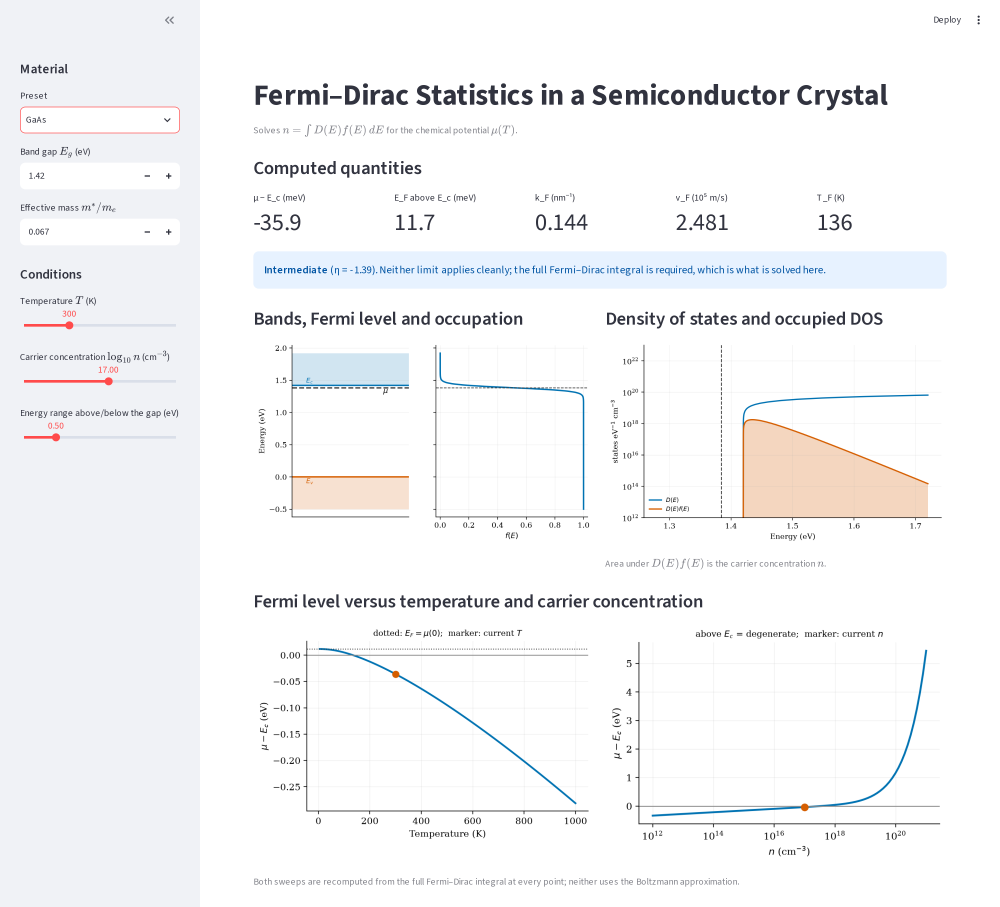
#> input picture question_5/figures/ui_gaas.png, 3000 x 2720 px (shown at 1/3 size)
$ python -i _shots.py   (imports and definitions only)
#> lines starting #> are read from the running program, lines starting #| are printed output that depends on the picture
"""Captures interface screenshots for the report. Needs the app running."""

import sys
import time

from playwright.sync_api import sync_playwright

URL = sys.argv[1] if len(sys.argv) > 1 else "http://localhost:8520"
OUT = "figures"

# (filename, preset label shown in the sidebar select)
SHOTS = [
    ("ui_gaas.png", "GaAs"),
    ("ui_si.png", "Si"),
    ("ui_ge.png", "Ge"),
]


def trim(path, sidebar_frac=0.25):
    """Crop the blank band below the content.

    The bbox is taken from the main panel only: the sidebar is a full-height
    grey block, so including it would always report the full image height.
    """
#> called with path = 'figures/ui_gaas.png', sidebar_frac = 0.25
    from PIL import Image, ImageChops
    im = Image.open(path).convert("RGB")
#> im is the input picture: PIL image 3000x2720 RGB; mean R, G, B 245.8, 246.2, 247.3
    x0 = int(im.width * sidebar_frac)
#> x0 = 750
    main = im.crop((x0, 0, im.width, im.height))
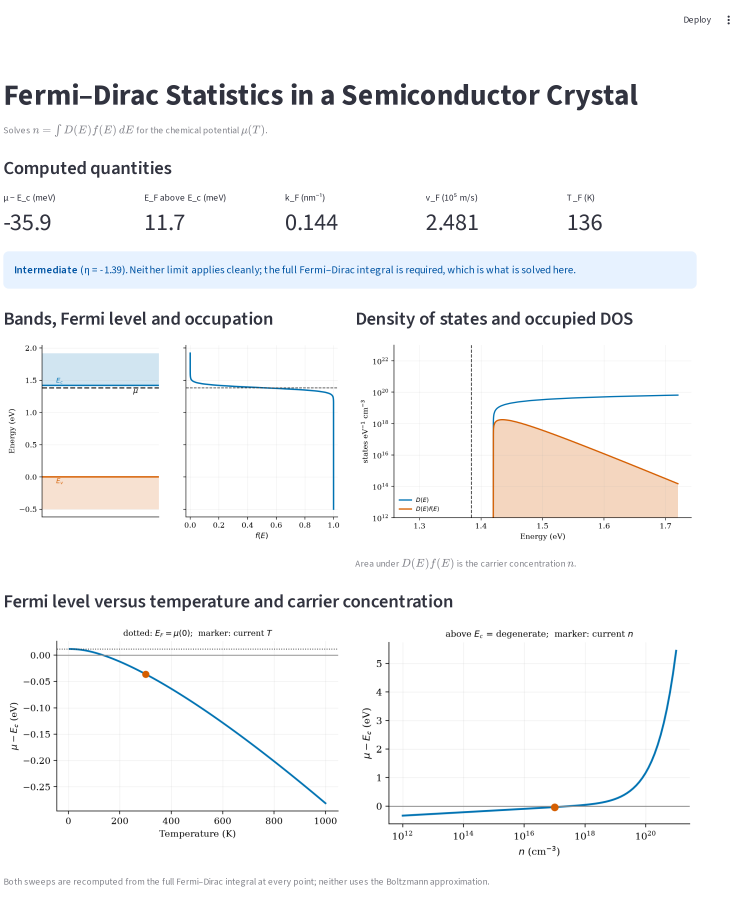
#> main: PIL image 2250x2720 RGB (shown at 1/3 size); mean R, G, B 246.9, 247.1, 247.6
    bg = Image.new("RGB", main.size, main.getpixel((main.width - 5, main.height - 5)))
#> bg: PIL image 2250x2720 RGB; every value is 255
    box = ImageChops.difference(main, bg).getbbox()
#> box = (10, 46, 2190, 2660)
    if box:
        im.crop((0, 0, im.width, min(im.height, box[3] + 60))).save(path)


def settle(page, seconds=4.0):
    """Streamlit reruns on every change; wait for it to stop being busy."""
    page.wait_for_load_state("networkidle")
    time.sleep(seconds)


# [19 lines not run here, left out]

>>> result = trim('figures/ui_gaas.png')
